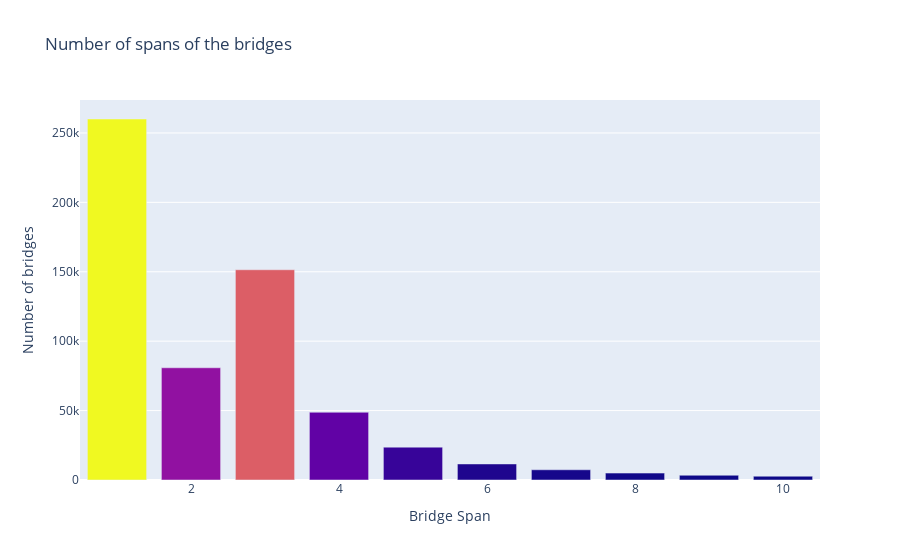

Here is the notebook cell this chart was saved with:
### Code cell
bar = px.bar(x=bridge_spans_info.index,
             y=bridge_spans_info.values,
             color=bridge_spans_info.values,
             title='Number of spans of the bridges')

bar.update_layout(xaxis_title='Bridge Span', 
                  yaxis_title='Number of bridges',
                  coloraxis_showscale=False)
bar.show()

### Figure 1 — Plotly figure (JSON) as saved in the notebook; plotly's stock layout.template omitted (floating-point values rounded to 4 significant figures)
{"data": [{"alignmentgroup": "True", "hovertemplate": "x=%{x}<br>y=%{y}<br>color=%{marker.color}<extra></extra>", "legendgroup": "", "marker": {"color": [260039, 151452, 80839, 48812, 23667, 11559, 7362, 4982, 3431, 2730], "coloraxis": "coloraxis"}, "name": "", "offsetgroup": "", "orientation": "v", "showlegend": false, "textposition": "auto", "type": "bar", "x": [1, 3, 2, 4, 5, 6, 7, 8, 9, 10], "xaxis": "x", "y": [260039, 151452, 80839, 48812, 23667, 11559, 7362, 4982, 3431, 2730], "yaxis": "y"}], "layout": {"barmode": "relative", "coloraxis": {"colorbar": {"title": {"text": "color"}}, "colorscale": [[0, "#0d0887"], [0.1111, "#46039f"], [0.2222, "#7201a8"], [0.3333, "#9c179e"], [0.4444, "#bd3786"], [0.5556, "#d8576b"], [0.6667, "#ed7953"], [0.7778, "#fb9f3a"], [0.8889, "#fdca26"], [1, "#f0f921"]], "showscale": false}, "legend": {"tracegroupgap": 0}, "title": {"text": "Number of spans of the bridges"}, "xaxis": {"anchor": "y", "domain": [0, 1], "title": {"text": "Bridge Span"}}, "yaxis": {"anchor": "x", "domain": [0, 1], "title": {"text": "Number of bridges"}}}}
